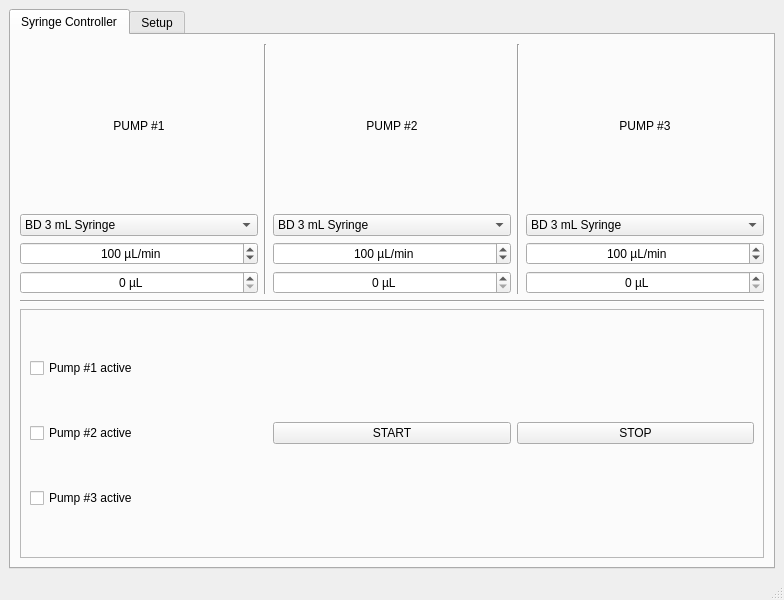
<?xml version="1.0" encoding="UTF-8"?>
<ui version="4.0">
 <class>main</class>
 <widget class="QMainWindow" name="main">
  <property name="geometry">
   <rect>
    <x>0</x>
    <y>0</y>
    <width>784</width>
    <height>600</height>
   </rect>
  </property>
  <property name="windowTitle">
   <string>Syringe Pump Controller</string>
  </property>
  <widget class="QWidget" name="centralwidget">
   <layout class="QVBoxLayout" name="verticalLayout">
    <item>
     <widget class="QTabWidget" name="tabWidget">
      <property name="currentIndex">
       <number>0</number>
      </property>
      <widget class="QWidget" name="tab_1">
       <attribute name="title">
        <string>Syringe Controller</string>
       </attribute>
       <layout class="QVBoxLayout" name="verticalLayout_2">
        <item>
         <layout class="QHBoxLayout" name="horizontalLayout_6">
          <item>
           <layout class="QVBoxLayout" name="verticalLayout_7">
            <item>
             <widget class="QLabel" name="label_3">
              <property name="text">
               <string>PUMP #1</string>
              </property>
              <property name="alignment">
               <set>Qt::AlignCenter</set>
              </property>
             </widget>
            </item>
            <item>
             <layout class="QVBoxLayout" name="verticalLayout_3">
              <item>
               <widget class="QComboBox" name="comboBox_syringe_1">
                <property name="currentText">
                 <string notr="true">BD 3 mL Syringe</string>
                </property>
                <item>
                 <property name="text">
                  <string>BD 3 mL Syringe</string>
                 </property>
                </item>
                <item>
                 <property name="text">
                  <string>BD 5 mL Syringe</string>
                 </property>
                </item>
                <item>
                 <property name="text">
                  <string>BD 10 mL Syringe</string>
                 </property>
                </item>
                <item>
                 <property name="text">
                  <string>BD 15 mL Syringe</string>
                 </property>
                </item>
               </widget>
              </item>
              <item>
               <widget class="QSpinBox" name="spinBox_velocity_p1">
                <property name="alignment">
                 <set>Qt::AlignCenter</set>
                </property>
                <property name="suffix">
                 <string> µL/min</string>
                </property>
                <property name="minimum">
                 <number>-3000</number>
                </property>
                <property name="maximum">
                 <number>3000</number>
                </property>
                <property name="value">
                 <number>100</number>
                </property>
               </widget>
              </item>
              <item>
               <widget class="QSpinBox" name="spinBox_volume_p1">
                <property name="alignment">
                 <set>Qt::AlignCenter</set>
                </property>
                <property name="suffix">
                 <string> µL</string>
                </property>
                <property name="maximum">
                 <number>10000</number>
                </property>
               </widget>
              </item>
             </layout>
            </item>
           </layout>
          </item>
          <item>
           <widget class="Line" name="line">
            <property name="orientation">
             <enum>Qt::Vertical</enum>
            </property>
           </widget>
          </item>
          <item>
           <layout class="QVBoxLayout" name="verticalLayout_8">
            <item>
             <widget class="QLabel" name="label_2">
              <property name="text">
               <string>PUMP #2</string>
              </property>
              <property name="alignment">
               <set>Qt::AlignCenter</set>
              </property>
             </widget>
            </item>
            <item>
             <layout class="QVBoxLayout" name="verticalLayout_4">
              <item>
               <widget class="QComboBox" name="comboBox_syringe_2">
                <item>
                 <property name="text">
                  <string>BD 3 mL Syringe</string>
                 </property>
                </item>
                <item>
                 <property name="text">
                  <string>BD 5 mL Syringe</string>
                 </property>
                </item>
                <item>
                 <property name="text">
                  <string>BD 10 mL Syringe</string>
                 </property>
                </item>
                <item>
                 <property name="text">
                  <string>BD 15 mL Syringe</string>
                 </property>
                </item>
               </widget>
              </item>
              <item>
               <widget class="QSpinBox" name="spinBox_velocity_p2">
                <property name="alignment">
                 <set>Qt::AlignCenter</set>
                </property>
                <property name="suffix">
                 <string> µL/min</string>
                </property>
                <property name="minimum">
                 <number>-3000</number>
                </property>
                <property name="maximum">
                 <number>3000</number>
                </property>
                <property name="value">
                 <number>100</number>
                </property>
               </widget>
              </item>
              <item>
               <widget class="QSpinBox" name="spinBox_volume_p2">
                <property name="alignment">
                 <set>Qt::AlignCenter</set>
                </property>
                <property name="suffix">
                 <string> µL</string>
                </property>
                <property name="maximum">
                 <number>10000</number>
                </property>
               </widget>
              </item>
             </layout>
            </item>
           </layout>
          </item>
          <item>
           <widget class="Line" name="line_2">
            <property name="orientation">
             <enum>Qt::Vertical</enum>
            </property>
           </widget>
          </item>
          <item>
           <layout class="QVBoxLayout" name="verticalLayout_9">
            <item>
             <widget class="QLabel" name="label">
              <property name="text">
               <string>PUMP #3</string>
              </property>
              <property name="alignment">
               <set>Qt::AlignCenter</set>
              </property>
             </widget>
            </item>
            <item>
             <layout class="QVBoxLayout" name="verticalLayout_5">
              <item>
               <widget class="QComboBox" name="comboBox_syringe_3">
                <item>
                 <property name="text">
                  <string>BD 3 mL Syringe</string>
                 </property>
                </item>
                <item>
                 <property name="text">
                  <string>BD 5 mL Syringe</string>
                 </property>
                </item>
                <item>
                 <property name="text">
                  <string>BD 10 mL Syringe</string>
                 </property>
                </item>
                <item>
                 <property name="text">
                  <string>BD 15 mL Syringe</string>
                 </property>
                </item>
               </widget>
              </item>
              <item>
               <widget class="QSpinBox" name="spinBox_velocity_p3">
                <property name="alignment">
                 <set>Qt::AlignCenter</set>
                </property>
                <property name="suffix">
                 <string> µL/min</string>
                </property>
                <property name="minimum">
                 <number>-3000</number>
                </property>
                <property name="maximum">
                 <number>2000</number>
                </property>
                <property name="value">
                 <number>100</number>
                </property>
               </widget>
              </item>
              <item>
               <widget class="QSpinBox" name="spinBox_volume_p3">
                <property name="alignment">
                 <set>Qt::AlignCenter</set>
                </property>
                <property name="suffix">
                 <string> µL</string>
                </property>
                <property name="maximum">
                 <number>10000</number>
                </property>
               </widget>
              </item>
             </layout>
            </item>
           </layout>
          </item>
         </layout>
        </item>
        <item>
         <widget class="Line" name="line_3">
          <property name="orientation">
           <enum>Qt::Horizontal</enum>
          </property>
         </widget>
        </item>
        <item>
         <widget class="QFrame" name="frame_3">
          <property name="frameShape">
           <enum>QFrame::StyledPanel</enum>
          </property>
          <property name="frameShadow">
           <enum>QFrame::Raised</enum>
          </property>
          <layout class="QHBoxLayout" name="horizontalLayout_4">
           <item>
            <layout class="QVBoxLayout" name="verticalLayout_10">
             <item>
              <widget class="QCheckBox" name="checkBox_1">
               <property name="text">
                <string>Pump #1 active</string>
               </property>
              </widget>
             </item>
             <item>
              <widget class="QCheckBox" name="checkBox_2">
               <property name="text">
                <string>Pump #2 active</string>
               </property>
              </widget>
             </item>
             <item>
              <widget class="QCheckBox" name="checkBox_3">
               <property name="text">
                <string>Pump #3 active</string>
               </property>
              </widget>
             </item>
            </layout>
           </item>
           <item>
            <widget class="QPushButton" name="pushButton_start">
             <property name="text">
              <string>START</string>
             </property>
            </widget>
           </item>
           <item>
            <widget class="QPushButton" name="pushButton_stop">
             <property name="text">
              <string>STOP</string>
             </property>
            </widget>
           </item>
          </layout>
         </widget>
        </item>
       </layout>
      </widget>
      <widget class="QWidget" name="tab_2">
       <attribute name="title">
        <string>Setup</string>
       </attribute>
       <layout class="QVBoxLayout" name="verticalLayout_6">
        <item>
         <layout class="QHBoxLayout" name="horizontalLayout_2">
          <item>
           <widget class="QComboBox" name="comboBox_ports"/>
          </item>
          <item>
           <widget class="QPushButton" name="pushButton_connect">
            <property name="text">
             <string>Connect to Controller</string>
            </property>
           </widget>
          </item>
          <item>
           <widget class="QPushButton" name="pushButton_disconnect">
            <property name="text">
             <string>Disconnect</string>
            </property>
           </widget>
          </item>
         </layout>
        </item>
        <item>
         <layout class="QHBoxLayout" name="horizontalLayout_5">
          <item>
           <widget class="QLabel" name="label_4">
            <property name="text">
             <string>Microstepping Option:</string>
            </property>
            <property name="alignment">
             <set>Qt::AlignRight|Qt::AlignTrailing|Qt::AlignVCenter</set>
            </property>
           </widget>
          </item>
          <item>
           <widget class="QComboBox" name="comboBox_microsteps">
            <item>
             <property name="text">
              <string>32</string>
             </property>
            </item>
            <item>
             <property name="text">
              <string>16</string>
             </property>
            </item>
            <item>
             <property name="text">
              <string>8</string>
             </property>
            </item>
            <item>
             <property name="text">
              <string>64</string>
             </property>
            </item>
           </widget>
          </item>
         </layout>
        </item>
       </layout>
      </widget>
     </widget>
    </item>
   </layout>
  </widget>
  <widget class="QMenuBar" name="menubar">
   <property name="geometry">
    <rect>
     <x>0</x>
     <y>0</y>
     <width>784</width>
     <height>22</height>
    </rect>
   </property>
  </widget>
  <widget class="QStatusBar" name="statusbar"/>
 </widget>
 <resources/>
 <connections/>
</ui>
